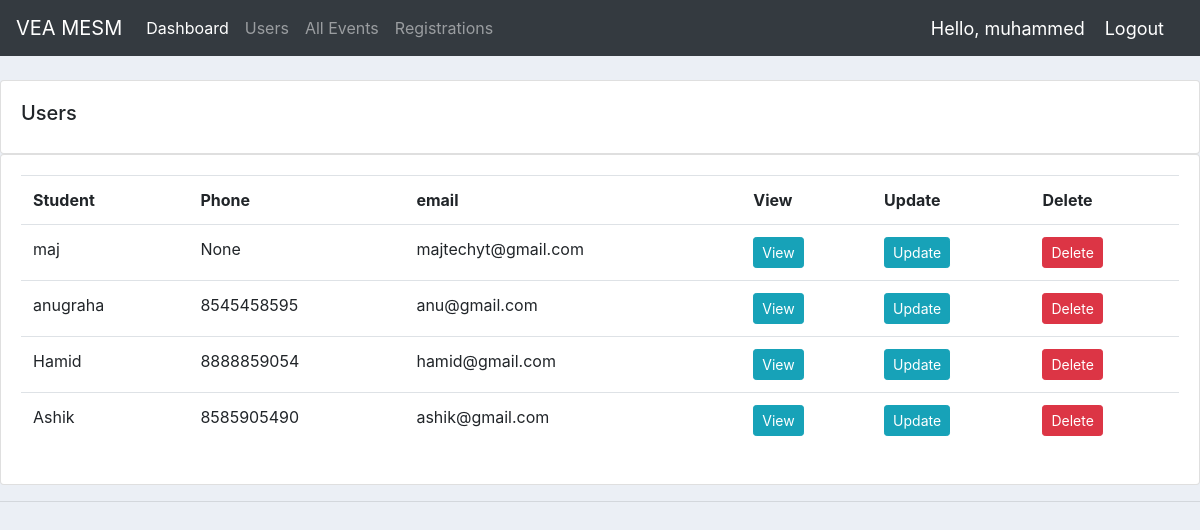
The app's page /participants/ (signed in), older data.
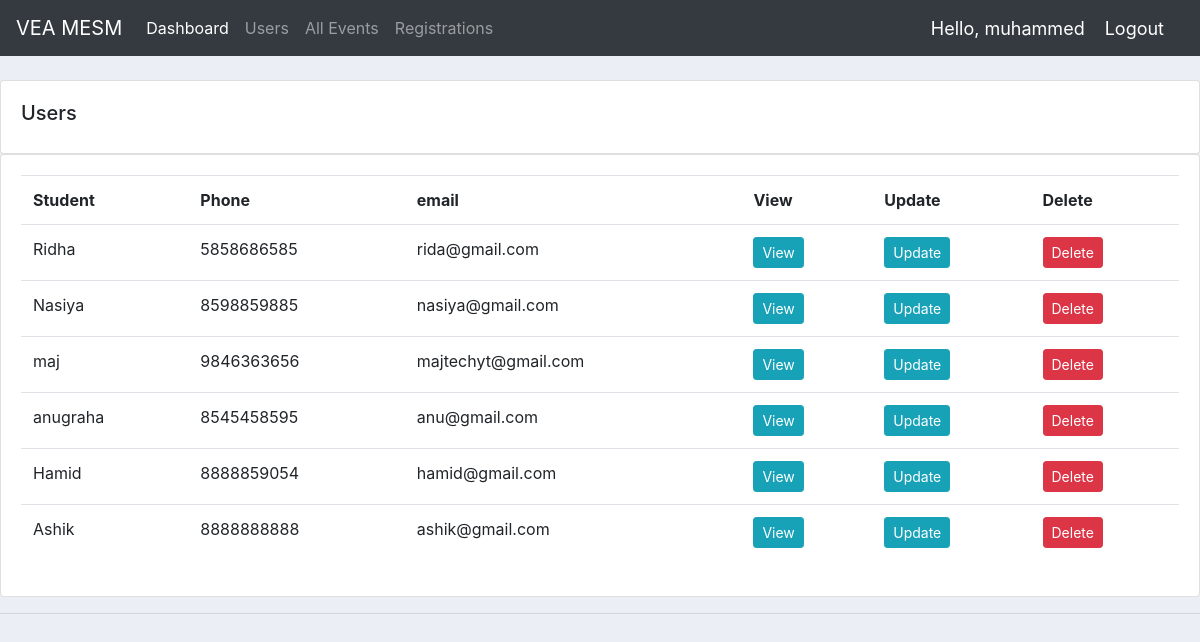
The same page, newer data.
### accounts/models.py (models this page shows, shortened)
class Participant(models.Model):
    user = models.OneToOneField(User, null=True, on_delete=models.CASCADE)
    name = models.CharField(max_length=200, null=True)
    phone = models.CharField(max_length=200, null=True)
    email = models.CharField(max_length=200, null=True)
    date_created = models.DateTimeField(auto_now_add=True, null=True)

### accounts/decorators.py (the view)
        def wrapper_func(request, *args, **kwargs):
            group = None
            if request.user.groups.exists():
                group = request.user.groups.all()[0].name
            if group in allowed_roles:
                return view_func(request, *args, **kwargs)
            else:
                return HttpResponse('You are not authorized to view this page')

### accounts/views.py (called while the page is built)
@login_required(login_url='login')
@allowed_users(allowed_roles=['admin'])
def participant(request):
    participant = Participant.objects.all().order_by('-id')
    return render(request, 'accounts/profile2.html', {'participant': participant})

### accounts/templates/accounts/profile2.html (shortened to what this page needs)
{% extends 'accounts/main.html' %}
{% block content %}
    		<br>
		<div class="row">
			<div class="col-md">
				<div class="card card-body">
					<h5>Users</h5>
				</div>
				<div class="card card-body">
					<table class="table">
						<tr>
					<th>Student</th>
					<th>Phone</th>
					<th>email</th>
					<th>View</th>
					<th>Update</th>
					<th>Delete</th>
						</tr>
				{% for participant in participant %}
				<tr>
					<td>{{participant.name}}</td>
					<td>{{participant.phone}}</td>
					<td>{{participant.email}}</td>
					<td><a class="btn btn-sm btn-info" href="{% url 'participant' participant.id %}">View</a></td>
					<td><a class="btn btn-sm btn-info" href="{% url 'update_participant' participant.id %}">Update</a> </td>
					<td><a class="btn btn-sm btn-danger" href="{% url 'delete_participant' participant.id %}">Delete</a> </td>
				</tr>
				{% endfor %}
					</table>
				</div>
			</div>
		</div>
{% endblock %}

Row changes from the older to the newer data that the page shows:
added Participant: name "Ridha", phone "5858686585", email "rida@gmail.com"
added Participant: name "Nasiya", phone "8598859885", email "nasiya@gmail.com"
changed Participant "maj": phone "None" → "9846363656"
changed Participant "Ashik": phone "8585905490" → "8888888888"
